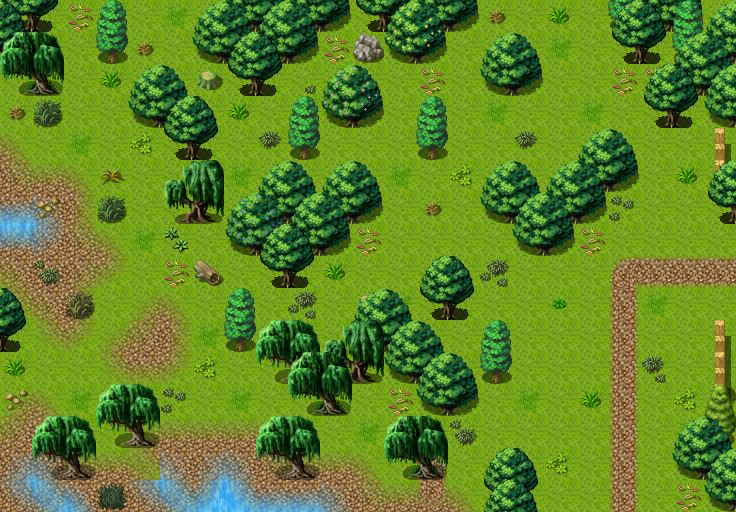

Tiled map render using the project's own tile images. Description and the map definition, with tile-layer contents summarised, below:
An orthogonal 23x16 tile map with 32x32 px tiles, 4 tile layers (Base, Ground, Objects, Above), 1 hidden layer not drawn, 63 tilesets and 6 objects (3x mapchange, 3x spawn).

<map version="1.10" tiledversion="1.11.2" orientation="orthogonal" renderorder="right-down" width="23" height="16" tilewidth="32" tileheight="32" infinite="0" nextlayerid="10" nextobjectid="11">
 <tileset firstgid="1" name="map_bed_1" tilewidth="32" tileheight="32" tilecount="160" columns="16">
  <image source="../drawable/map_bed_1.png" width="512" height="320" />
 </tileset>
 <tileset firstgid="161" name="map_border_1" tilewidth="32" tileheight="32" tilecount="128" columns="16">
  <image source="../drawable/map_border_1.png" width="512" height="256" />
 </tileset>
 <tileset firstgid="289" name="map_bridge_1" tilewidth="32" tileheight="32" tilecount="128" columns="16">
  <image source="../drawable/map_bridge_1.png" width="512" height="256" />
 </tileset>
 <tileset firstgid="417" name="map_bridge_2" tilewidth="32" tileheight="32" tilecount="128" columns="16">
  <image source="../drawable/map_bridge_2.png" width="512" height="256" />
 </tileset>
 <tileset firstgid="545" name="map_broken_1" tilewidth="32" tileheight="32" tilecount="128" columns="16">
  <image source="../drawable/map_broken_1.png" width="512" height="256" />
 </tileset>
 <tileset firstgid="673" name="map_cavewall_1" tilewidth="32" tileheight="32" tilecount="108" columns="18">
  <image source="../drawable/map_cavewall_1.png" width="576" height="192" />
 </tileset>
 <tileset firstgid="781" name="map_cavewall_2" tilewidth="32" tileheight="32" tilecount="108" columns="18">
  <image source="../drawable/map_cavewall_2.png" width="576" height="192" />
 </tileset>
 <tileset firstgid="889" name="map_cavewall_3" tilewidth="32" tileheight="32" tilecount="108" columns="18">
  <image source="../drawable/map_cavewall_3.png" width="576" height="192" />
 </tileset>
 <tileset firstgid="997" name="map_cavewall_4" tilewidth="32" tileheight="32" tilecount="108" columns="18">
  <image source="../drawable/map_cavewall_4.png" width="576" height="192" />
 </tileset>
 <tileset firstgid="1105" name="map_chair_table_1" tilewidth="32" tileheight="32" tilecount="128" columns="16">
  <image source="../drawable/map_chair_table_1.png" width="512" height="256" />
 </tileset>
 <tileset firstgid="1233" name="map_chair_table_2" tilewidth="32" tileheight="32" tilecount="128" columns="16">
  <image source="../drawable/map_chair_table_2.png" width="512" height="256" />
 </tileset>
 <tileset firstgid="1361" name="map_crate_1" tilewidth="32" tileheight="32" tilecount="128" columns="16">
  <image source="../drawable/map_crate_1.png" width="512" height="256" />
 </tileset>
 <tileset firstgid="1489" name="map_cupboard_1" tilewidth="32" tileheight="32" tilecount="128" columns="16">
  <image source="../drawable/map_cupboard_1.png" width="512" height="256" />
 </tileset>
 <tileset firstgid="1617" name="map_curtain_1" tilewidth="32" tileheight="32" tilecount="128" columns="16">
  <image source="../drawable/map_curtain_1.png" width="512" height="256" />
 </tileset>
 <tileset firstgid="1745" name="map_entrance_1" tilewidth="32" tileheight="32" tilecount="128" columns="16">
  <image source="../drawable/map_entrance_1.png" width="512" height="256" />
 </tileset>
 <tileset firstgid="1873" name="map_entrance_2" tilewidth="32" tileheight="32" tilecount="128" columns="16">
  <image source="../drawable/map_entrance_2.png" width="512" height="256" />
 </tileset>
 <tileset firstgid="2001" name="map_fence_1" tilewidth="32" tileheight="32" tilecount="128" columns="16">
  <image source="../drawable/map_fence_1.png" width="512" height="256" />
 </tileset>
 <tileset firstgid="2129" name="map_fence_2" tilewidth="32" tileheight="32" tilecount="128" columns="16">
  <image source="../drawable/map_fence_2.png" width="512" height="256" />
 </tileset>
 <tileset firstgid="2257" name="map_fence_3" tilewidth="32" tileheight="32" tilecount="128" columns="16">
  <image source="../drawable/map_fence_3.png" width="512" height="256" />
 </tileset>
 <tileset firstgid="2385" name="map_fence_4" tilewidth="32" tileheight="32" tilecount="128" columns="16">
  <image source="../drawable/map_fence_4.png" width="512" height="256" />
 </tileset>
 <tileset firstgid="2513" name="map_ground_2" tilewidth="32" tileheight="32" tilecount="128" columns="16">
  <image source="../drawable/map_ground_2.png" width="512" height="256" />
 </tileset>
 <tileset firstgid="2641" name="map_ground_3" tilewidth="32" tileheight="32" tilecount="128" columns="16">
  <image source="../drawable/map_ground_3.png" width="512" height="256" />
 </tileset>
 <tileset firstgid="2769" name="map_ground_4" tilewidth="32" tileheight="32" tilecount="128" columns="16">
  <image source="../drawable/map_ground_4.png" width="512" height="256" />
 </tileset>
 <tileset firstgid="2897" name="map_ground_5" tilewidth="32" tileheight="32" tilecount="128" columns="16">
  <image source="../drawable/map_ground_5.png" width="512" height="256" />
 </tileset>
 <tileset firstgid="3025" name="map_ground_6" tilewidth="32" tileheight="32" tilecount="128" columns="16">
  <image source="../drawable/map_ground_6.png" width="512" height="256" />
 </tileset>
 <tileset firstgid="3153" name="map_ground_7" tilewidth="32" tileheight="32" tilecount="128" columns="16">
  <image source="../drawable/map_ground_7.png" width="512" height="256" />
 </tileset>
 <tileset firstgid="3281" name="map_ground_8" tilewidth="32" tileheight="32" tilecount="128" columns="16">
  <image source="../drawable/map_ground_8.png" width="512" height="256" />
 </tileset>
 <tileset firstgid="3409" name="map_house_1" tilewidth="32" tileheight="32" tilecount="128" columns="16">
  <image source="../drawable/map_house_1.png" width="512" height="256" />
 </tileset>
 <tileset firstgid="3537" name="map_house_2" tilewidth="32" tileheight="32" tilecount="128" columns="16">
  <image source="../drawable/map_house_2.png" width="512" height="256" />
 </tileset>
 <tileset firstgid="3665" name="map_indoor_1" tilewidth="32" tileheight="32" tilecount="128" columns="16">
  <image source="../drawable/map_indoor_1.png" width="512" height="256" />
 </tileset>
 <tileset firstgid="3793" name="map_indoor_2" tilewidth="32" tileheight="32" tilecount="128" columns="16">
  <image source="../drawable/map_indoor_2.png" width="512" height="256" />
 </tileset>
 <tileset firstgid="3921" name="map_kitchen_1" tilewidth="32" tileheight="32" tilecount="128" columns="16">
  <image source="../drawable/map_kitchen_1.png" width="512" height="256" />
 </tileset>
 <tileset firstgid="4049" name="map_outdoor_1" tilewidth="32" tileheight="32" tilecount="128" columns="16">
  <image source="../drawable/map_outdoor_1.png" width="512" height="256" />
 </tileset>
 <tileset firstgid="4177" name="map_pillar_1" tilewidth="32" tileheight="32" tilecount="128" columns="16">
  <image source="../drawable/map_pillar_1.png" width="512" height="256" />
 </tileset>
 <tileset firstgid="4305" name="map_pillar_2" tilewidth="32" tileheight="32" tilecount="128" columns="16">
  <image source="../drawable/map_pillar_2.png" width="512" height="256" />
 </tileset>
 <tileset firstgid="4433" name="map_plant_1" tilewidth="32" tileheight="32" tilecount="128" columns="16">
  <image source="../drawable/map_plant_1.png" width="512" height="256" />
 </tileset>
 <tileset firstgid="4561" name="map_plant_2" tilewidth="32" tileheight="32" tilecount="128" columns="16">
  <image source="../drawable/map_plant_2.png" width="512" height="256" />
 </tileset>
 <tileset firstgid="4689" name="map_rock_1" tilewidth="32" tileheight="32" tilecount="128" columns="16">
  <image source="../drawable/map_rock_1.png" width="512" height="256" />
 </tileset>
 <tileset firstgid="4817" name="map_rock_2" tilewidth="32" tileheight="32" tilecount="128" columns="16">
  <image source="../drawable/map_rock_2.png" width="512" height="256" />
 </tileset>
 <tileset firstgid="4945" name="map_roof_1" tilewidth="32" tileheight="32" tilecount="128" columns="16">
  <image source="../drawable/map_roof_1.png" width="512" height="256" />
 </tileset>
 <tileset firstgid="5073" name="map_roof_2" tilewidth="32" tileheight="32" tilecount="128" columns="16">
  <image source="../drawable/map_roof_2.png" width="512" height="256" />
 </tileset>
 <tileset firstgid="5201" name="map_roof_3" tilewidth="32" tileheight="32" tilecount="128" columns="16">
  <image source="../drawable/map_roof_3.png" width="512" height="256" />
 </tileset>
 <tileset firstgid="5329" name="map_shop_1" tilewidth="32" tileheight="32" tilecount="128" columns="16">
  <image source="../drawable/map_shop_1.png" width="512" height="256" />
 </tileset>
 <tileset firstgid="5457" name="map_sign_ladder_1" tilewidth="32" tileheight="32" tilecount="128" columns="16">
  <image source="../drawable/map_sign_ladder_1.png" width="512" height="256" />
 </tileset>
 <tileset firstgid="5585" name="map_table_1" tilewidth="32" tileheight="32" tilecount="128" columns="16">
  <image source="../drawable/map_table_1.png" width="512" height="256" />
 </tileset>
 <tileset firstgid="5713" name="map_transition_1" tilewidth="32" tileheight="32" tilecount="128" columns="16">
  <image source="../drawable/map_transition_1.png" width="512" height="256" />
 </tileset>
 <tileset firstgid="5841" name="map_transition_2" tilewidth="32" tileheight="32" tilecount="128" columns="16">
  <image source="../drawable/map_transition_2.png" width="512" height="256" />
 </tileset>
 <tileset firstgid="5969" name="map_transition_3" tilewidth="32" tileheight="32" tilecount="128" columns="16">
  <image source="../drawable/map_transition_3.png" width="512" height="256" />
 </tileset>
 <tileset firstgid="6097" name="map_transition_4" tilewidth="32" tileheight="32" tilecount="128" columns="16">
  <image source="../drawable/map_transition_4.png" width="512" height="256" />
 </tileset>
 <tileset firstgid="6225" name="map_transition_5" tilewidth="32" tileheight="32" tilecount="128" columns="16">
  <image source="../drawable/map_transition_5.png" width="512" height="256" />
 </tileset>
 <tileset firstgid="6353" name="map_tree_2" tilewidth="32" tileheight="32" tilecount="128" columns="16">
  <image source="../drawable/map_tree_2.png" width="512" height="256" />
 </tileset>
 <tileset firstgid="6481" name="map_wall_1" tilewidth="32" tileheight="32" tilecount="128" columns="16">
  <image source="../drawable/map_wall_1.png" width="512" height="256" />
 </tileset>
 <tileset firstgid="6609" name="map_wall_2" tilewidth="32" tileheight="32" tilecount="120" columns="15">
  <image source="../drawable/map_wall_2.png" width="480" height="256" />
 </tileset>
 <tileset firstgid="6729" name="map_wall_3" tilewidth="32" tileheight="32" tilecount="120" columns="15">
  <image source="../drawable/map_wall_3.png" width="480" height="256" />
 </tileset>
 <tileset firstgid="6849" name="map_wall_4" tilewidth="32" tileheight="32" tilecount="120" columns="15">
  <image source="../drawable/map_wall_4.png" width="480" height="256" />
 </tileset>
 <tileset firstgid="6969" name="map_window_1" tilewidth="32" tileheight="32" tilecount="128" columns="16">
  <image source="../drawable/map_window_1.png" width="512" height="256" />
 </tileset>
 <tileset firstgid="7097" name="map_window_2" tilewidth="32" tileheight="32" tilecount="128" columns="16">
  <image source="../drawable/map_window_2.png" width="512" height="256" />
 </tileset>
 <tileset firstgid="7225" name="map_ground_1" tilewidth="32" tileheight="32" tilecount="128" columns="16">
  <image source="../drawable/map_ground_1.png" width="512" height="256" />
 </tileset>
 <tileset firstgid="7353" name="map_tree_1" tilewidth="32" tileheight="32" tilecount="128" columns="16">
  <image source="../drawable/map_tree_1.png" width="512" height="256" />
 </tileset>
 <tileset firstgid="7481" name="map_tree_3" tilewidth="32" tileheight="32" tilecount="544" columns="32">
  <image source="../drawable/map_tree_3.png" width="1024" height="544" />
 </tileset>
 <tileset firstgid="8025" name="map_trail_1" tilewidth="32" tileheight="32" tilecount="128" columns="16">
  <image source="../drawable/map_trail_1.png" width="512" height="256" />
 </tileset>
 <tileset firstgid="8153" name="map_plant_1" tilewidth="32" tileheight="32" tilecount="128" columns="16">
  <image source="../drawable/map_plant_1.png" width="512" height="256" />
 </tileset>
 <tileset firstgid="8281" name="map_ground_9" tilewidth="32" tileheight="32" tilecount="128" columns="16">
  <image source="../drawable/map_ground_9.png" width="512" height="256" />
 </tileset>
 <layer id="9" name="Base" width="23" height="16">
  <data>[368 cells, 7 non-empty, 2 distinct tile ids]</data>
 </layer>
 <layer id="1" name="Ground" width="23" height="16">
  <data>[368 cells, 367 non-empty, 9 distinct tile ids]</data>
 </layer>
 <layer id="2" name="Objects" width="23" height="16">
  <data>[368 cells, 229 non-empty, 57 distinct tile ids]</data>
 </layer>
 <layer id="3" name="Above" width="23" height="16">
  <data>[368 cells, 93 non-empty, 22 distinct tile ids]</data>
 </layer>
 <layer id="4" name="Walkable" width="23" height="16" visible="0">
  <data>[368 cells, 112 non-empty, 1 distinct tile ids]</data>
 </layer>
 <objectgroup id="5" name="Mapevents" visible="0">
  <object id="1" name="south" type="mapchange" x="416" y="480" width="288" height="32">
   <properties>
    <property name="map" value="waytobrightport16" />
    <property name="place" value="north" />
   </properties>
  </object>
  <object id="6" name="south1" type="mapchange" x="0" y="480" width="160" height="32">
   <properties>
    <property name="map" value="waytobrightport16" />
    <property name="place" value="north1" />
   </properties>
  </object>
  <object id="7" name="east" type="mapchange" x="704" y="224" width="32" height="96">
   <properties>
    <property name="map" value="brightport1" />
    <property name="place" value="west" />
   </properties>
  </object>
 </objectgroup>
 <objectgroup id="6" name="Spawn" visible="0">
  <object id="8" name="brightport_deer2" type="spawn" x="160" y="64" width="480" height="256">
   <properties>
    <property name="quantity" value="4" />
    <property name="spawngroup" value="brightport_sickdeer" />
   </properties>
  </object>
  <object id="9" name="squirmer" type="spawn" x="256" y="160" width="352" height="288">
   <properties>
    <property name="quantity" value="2" />
    <property name="spawngroup" value="brightport_squirrel" />
   </properties>
  </object>
  <object id="10" name="squirmer" type="spawn" x="64" y="96" width="160" height="288">
   <properties>
    <property name="quantity" value="3" />
    <property name="spawngroup" value="brightport_squirrel" />
   </properties>
  </object>
 </objectgroup>
 <objectgroup id="7" name="Keys" />
 <objectgroup id="8" name="Replace" />
</map>
